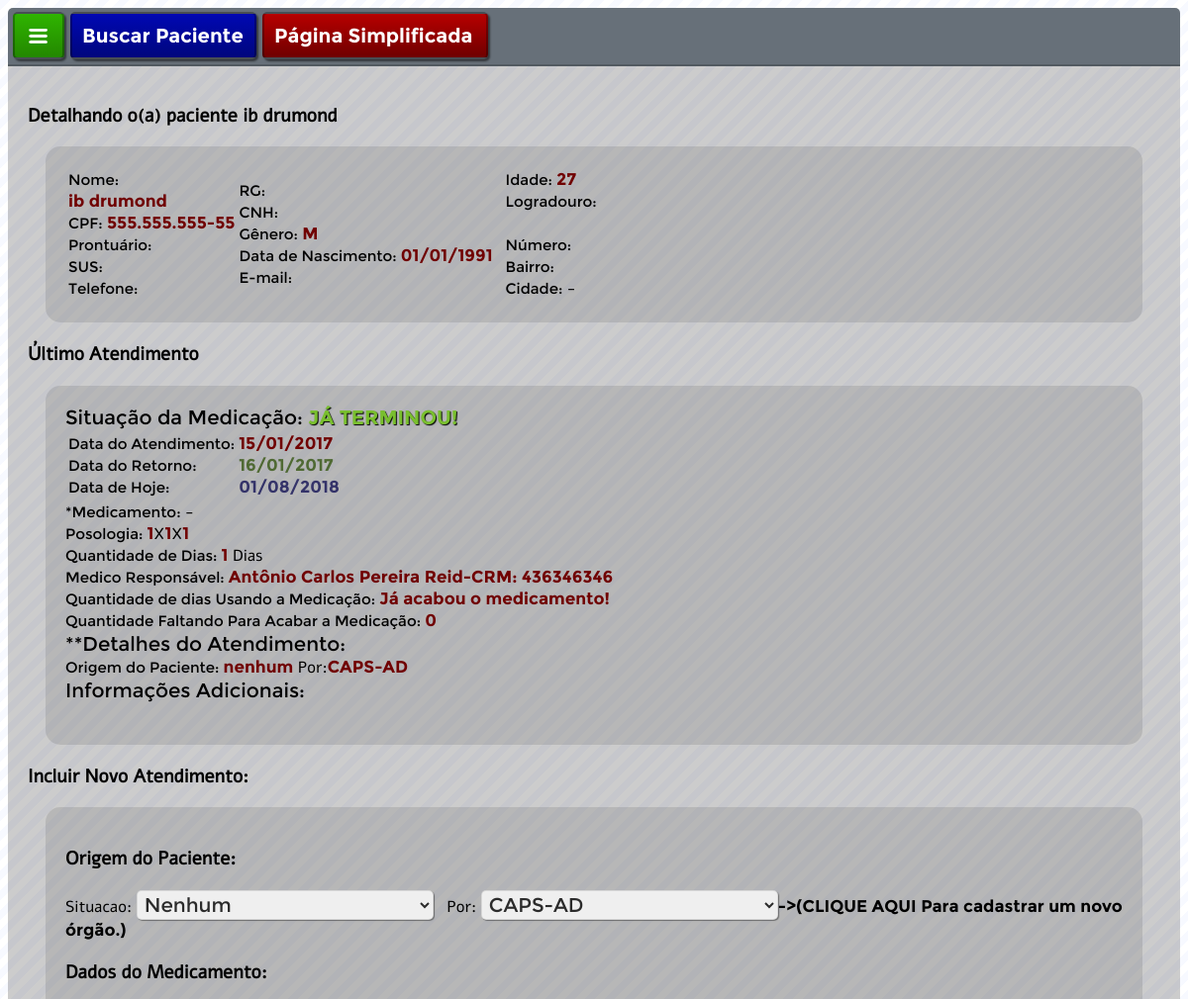
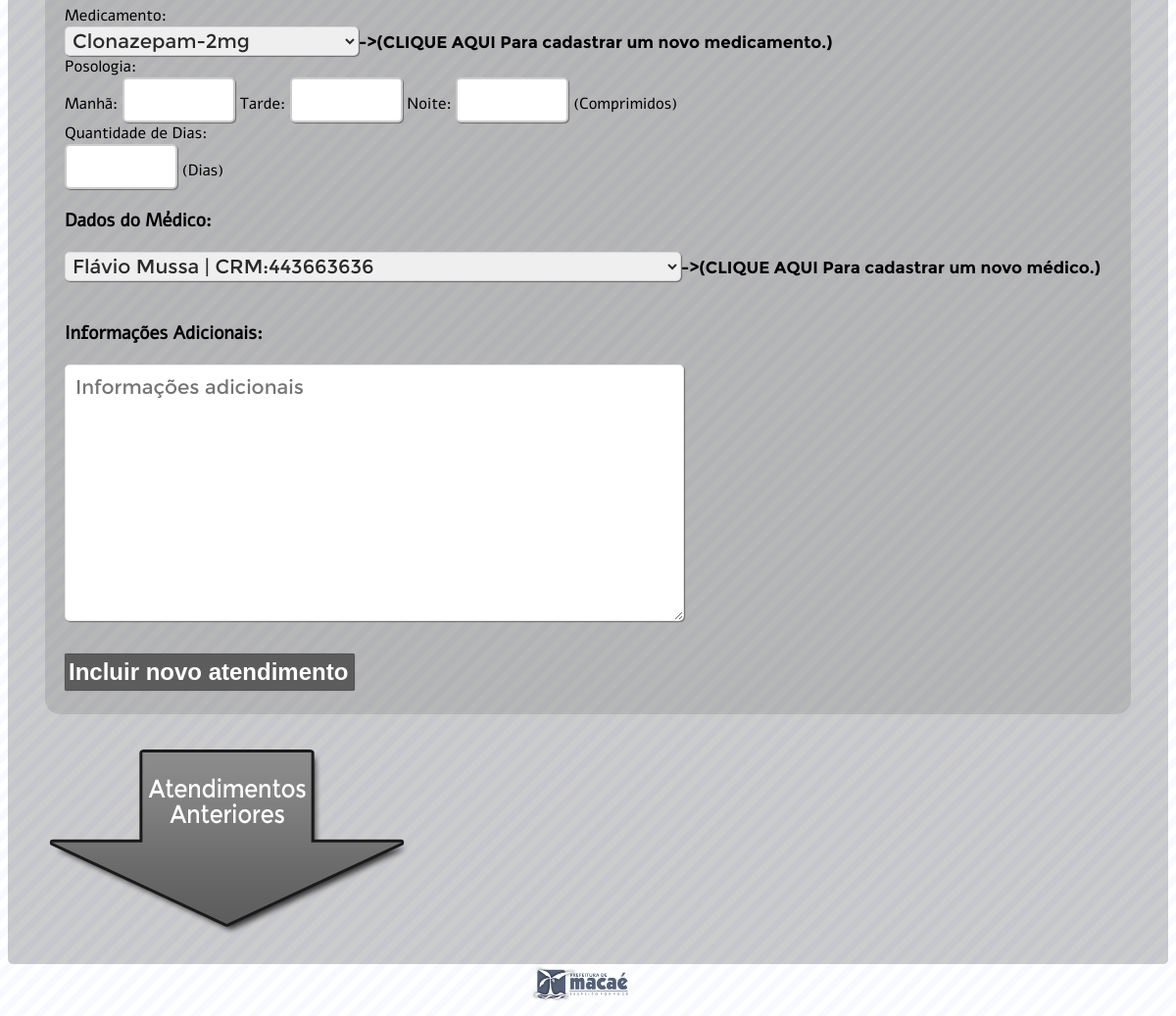
The page /detalhandoPaciente.php?id=17 on the database its author committed (2 pictures, top to bottom).
### tables this page shows
CREATE TABLE IF NOT EXISTS `pacientes` (
  `id` int(11) NOT NULL AUTO_INCREMENT,
  `nome` varchar(200) NOT NULL,
  `cpf` varchar(15) NOT NULL,
  `prontuario` varchar(10) DEFAULT NULL,
  `sus` varchar(18) DEFAULT NULL,
  `RG` varchar(30) DEFAULT NULL,
  `cnh` varchar(30) DEFAULT NULL,
  `data_nascimento` date DEFAULT NULL,
  `genero` enum('M','F') NOT NULL,
  `telefone` varchar(20) DEFAULT NULL,
  `email` varchar(50) DEFAULT NULL,
  `logradouro` varchar(300) DEFAULT NULL,
  `numero` varchar(10) DEFAULT NULL,
  `bairro` varchar(80) DEFAULT NULL,
  `cidade` varchar(100) DEFAULT NULL,
  `uf` varchar(2) DEFAULT NULL,
  PRIMARY KEY (`id`),
  UNIQUE KEY `cpf` (`cpf`),
  UNIQUE KEY `id` (`id`)
);

CREATE TABLE IF NOT EXISTS `consultas` (
  `id` int(11) NOT NULL AUTO_INCREMENT,
  `fkpaciente` int(11) NOT NULL,
  `data` date NOT NULL,
  `situacao` varchar(40) NOT NULL,
  `fkremetente` int(11) NOT NULL,
  `fkmedicamento` int(11) NOT NULL,
  `manha` int(2) NOT NULL,
  `tarde` int(2) NOT NULL,
  `noite` int(2) NOT NULL,
  `quantidadedeDias` int(3) NOT NULL,
  `fkmedico` int(11) NOT NULL,
  `informacoesAdicionais` varchar(5000) NOT NULL,
  PRIMARY KEY (`id`),
  UNIQUE KEY `id` (`id`)
);

CREATE TABLE IF NOT EXISTS `medicos` (
  `id` int(11) NOT NULL AUTO_INCREMENT,
  `nome` varchar(200) NOT NULL,
  `crm` int(20) DEFAULT NULL,
  PRIMARY KEY (`id`),
  UNIQUE KEY `id` (`id`)
);

CREATE TABLE IF NOT EXISTS `remetentes` (
  `id` int(11) NOT NULL AUTO_INCREMENT,
  `nome` varchar(100) NOT NULL,
  PRIMARY KEY (`id`),
  UNIQUE KEY `id` (`id`)
);

### detalhandoPaciente.php (the view, shortened to what the rows shown need)
<?php
include '_mysql/conexao.php';
?>
<!DOCTYPE html>
<html>
    <head>
        <link rel="stylesheet" href="_css/estilo.css"/>
    </head>
    <body>
        <article>
            <div id="corpo">
                <div id="corpo-interno">
                        <?php
                            $id_paciente=$_GET['id'];
                            $sql = mysqli_query($conexao, "Select * From pacientes where id='$id_paciente';")or die(mysqli_error($conexao));
                            $row = mysqli_num_rows($sql);
                            if($row>0) {
                                while ($exibe = mysqli_fetch_assoc($sql)) {
                                    $id_paciente = $exibe['id'];
                                    $data_atual = date('Y-m-d');
                                    $data1 = new DateTime($data_atual);
                                    $data2 = new DateTime($exibe['data_nascimento']);
                                    $idade = $data1->diff($data2);
                                    echo '<h3>Detalhando o(a) paciente '.$exibe['nome'].'</h3>';
                                    echo '<div id="caixa-generica">
                                              <table id="detalhe">
                                                    <tr>
                                                        <td>
                                                            <label id="cCampo">Nome: </label><br/><label id="cVariavel">'.$exibe['nome'].'&nbsp;&nbsp;</label><br/>
                                                            <label id="cCampo">CPF: </label><label id="cVariavel">'.$exibe['cpf'].'</label><br/>
                                                            <label id="cCampo">Prontuário: </label><label id="cVariavel">'.$exibe['prontuario'].'</label><br/>
                                                            <label id="cCampo">SUS: </label><label id="cVariavel">'.$exibe['sus'].'</label><br/>
                                                            <label id="cCampo">Telefone: </label><br/><label id="cVariavel">'.$exibe['telefone'].'</label>
                                                        </td>
                                                        <td>
                                                            <label id="cCampo">RG: </label><label id="cVariavel">'.$exibe['RG'].'</label><br/>
                                                            <label id="cCampo">CNH: </label><label id="cVariavel">'.$exibe['cnh'].'</label><br/>
                                                            <label id="cCampo">Gênero: </label><label id="cVariavel">'.$exibe['genero'].'</label><br/>
                                                            <label id="cCampo">Data de Nascimento: </label><label id="cVariavel">'.date('d/m/Y', strtotime($exibe['data_nascimento'])).'&nbsp;&nbsp;</label><br/>
                                                            <label id="cCampo">E-mail: </label><br/><label id="cVariavel">'.$exibe['email'].'</label>
                                                        </td>
                                                        <td>
                                                            <label id="cCampo">Idade: </label><label id="cVariavel">'.$idade->y.'</label><br/>
                                                            <label id="cCampo">Logradouro: </label><br/><label id="cVariavel">'.$exibe['logradouro'].' </label><br/>
                                                            <label id="cCampo">Número: </label><label id="cVariavel">'.$exibe['numero'].' </label><br/>
                                                            <label id="cCampo">Bairro: </label><label id="cVariavel">'.$exibe['bairro'].'</label><br/>
                                                            <label id="cCampo">Cidade: </label><label id="cVariavel">'.$exibe['cidade'].'</label>-<label id="cVariavel">'.$exibe['uf'].'</label>
                                                         </td>
                                                    </tr>
                                            </table>
                                        </div>';
                                }
                            }
                        ?>
                        <h3>Último Atendimento</h3>
                        <?php
                        $sql_consultas = mysqli_query($conexao, "Select * From consultas where `fkpaciente` ='$id_paciente' ORDER BY data DESC;")or die(mysqli_error($conexao));
                        $row_consultas = mysqli_num_rows($sql_consultas);
                        $exibe_consultas = mysqli_fetch_assoc($sql_consultas);
                        if($row_consultas>0){
                            $fkremetente=$exibe_consultas['fkremetente'];
                            $fkmedicamento=$exibe_consultas['fkmedicamento'];
                            $fkmedico=$exibe_consultas['fkmedico'];
                            $sql_remetente = mysqli_query($conexao, "Select * From remetentes where id ='$fkremetente';")or die(mysqli_error($conexao));
                            $exibe_remetente = mysqli_fetch_assoc($sql_remetente);
                            $sql_medicamento = mysqli_query($conexao, "Select * From medicamentos where id ='$fkmedicamento';")or die(mysqli_error($conexao));
                            $exibe_medicamento = mysqli_fetch_assoc($sql_medicamento);
                            $sql_medico = mysqli_query($conexao, "Select * From medicos where id ='$fkmedico';")or die(mysqli_error($conexao));
                            $exibe_medico = mysqli_fetch_assoc($sql_medico);
                            $dataAtendimento = $exibe_consultas['data'];
                            $vQuantidadedeDias=$exibe_consultas['quantidadedeDias'];
                            $dataRetorno = date('Y-m-d', strtotime($dataAtendimento. ' + '.$vQuantidadedeDias.' days'));
                            $data=date('d/m/Y', strtotime($dataAtendimento));
                            $data2=date('d/m/Y', strtotime($dataRetorno));
                            $data_atual= date('Y-m-d');
                            $data_atual2= date('d/m/Y', strtotime($data_atual));
                            $d1 = new DateTime($dataAtendimento);
                            $d2 = new DateTime('now');
                            $diascorridos = ($d2->diff($d1));
                            $diascorridos=$diascorridos->days;
                            $dias_faltando=$vQuantidadedeDias-$diascorridos;
                            if($dias_faltando<0){
                                $dias_faltando=0;
                            }
                            if($diascorridos>$vQuantidadedeDias){
                                $diascorridos="Já acabou o medicamento!";
                            }
                            echo '<div id="caixa-generica">';
                            if(strtotime($data_atual) < strtotime($dataRetorno)){
                                echo "<label id=\"cCampo\" style=\"font-size: 20px;\">Situação da Medicação: </label><label id=\"cVariavel\" style=\"font-size: 20px; color: #ff0000; text-shadow: 1px 1px 1px #000000;\"><b>AINDA NÃO TERMINOU!</b></label><br/>";
                            }
                            else{
                                echo "<label id=\"cCampo\" style=\"font-size: 20px;\">Situação da Medicação: </label><label id=\"cVariavel\" style=\"font-size: 20px; color: #79bf2e; text-shadow: 1px 1px 1px #000000;\"><b>JÁ TERMINOU!</b></label><br/>";
                            }
                            echo "<table>
                                    <tr>
                                        <td>
                                            <label id=\"cCampo\">Data do Atendimento: </label><br/>
                                            <label id=\"cCampo\">Data do Retorno: <br/>
                                            <label id=\"cCampo\">Data de Hoje: </label><br/>
                                        </td>
                                        <td>
                                            <label id=\"cVariavel\">$data</label><br/>
                                            </label><label id=\"cVariavel\" style=\"color: #4f6933;\">$data2</label><br/>
                                            <label id=\"cVariavel\"style=\"color: #343369;\">$data_atual2</label><br/>
                                        </td>
                                    </tr>
                                  </table>";
                            echo "<label id=\"cCampo\">*Medicamento: </label>";
                            echo '<label id="cVariavel">'.$exibe_medicamento['nome'].'</label>-<label id="cVariavel">'.$exibe_medicamento['dosagem'].' </label><br/>';
                            echo "<label id=\"cCampo\">Posologia: </label>";
                            echo '<label id="cVariavel">'.$exibe_consultas['manha'].'</label>X<label id="cVariavel">'.$exibe_consultas['tarde'].'</label>X<label id="cVariavel">'.$exibe_consultas['noite'].'</label><br/>';
                            echo "<label id=\"cCampo\">Quantidade de Dias: </label>";
                            echo '<label id="cVariavel">'.$exibe_consultas['quantidadedeDias'].' </label>Dias<br/>';
                            echo "<label id=\"cCampo\">Medico Responsável: </label>";
                            echo '<label id="cVariavel">'.$exibe_medico['nome'].'</label><label id="cVariavel">-CRM: '.$exibe_medico['crm'].'</label><br/>';
                            echo"<label id=\"cCampo\">Quantidade de dias Usando a Medicação: </label><label id=\"cVariavel\">$diascorridos</label><br/>
                                  <label id=\"cCampo\">Quantidade Faltando Para Acabar a Medicação: </label><label id=\"cVariavel\">$dias_faltando</label><br/>
                                  <label id=\"cCampo\" style=\"font-size: 20px;\">**Detalhes do Atendimento: </label><br/>
                                  <label id=\"cCampo\">Origem do Paciente: </label>";
                            echo '<label id="cVariavel">'.$exibe_consultas['situacao'].' </label>Por:<label id="cVariavel">'.$exibe_remetente['nome'].' </label><br/>';
                            echo"<label id=\"cCampo\" style=\"font-size: 20px;\">Informações Adicionais: </label><br/>";
                            echo '<label id="cVariavel">'.$exibe_consultas['informacoesAdicionais'].' </label><br/>';
                            echo "</div>";
                        }
                        else{
                            echo '<div id="caixa-generica">
                                        Esse Paciente ainda não fez nenhuma consulta!<br/>
                                        Preencha a primeira consulta logo abaixo.<br/>
                                    </div>';
                        }
                        ?>
                    <h3>Incluir Novo Atendimento:</h3>
                    <div id="caixa-generica">
                        <form id="cNoaConsulta" name="nNovaConsulta" method="get" action="cadastrandoNovaConsulta.php">
                            <label id="cVariavel"><a href="pgCadastroRemetente.php">->(CLIQUE AQUI Para cadastrar um novo órgão.)</a></label><br/>
                            <label for="cMedicamento">Medicamento:</label><br/>
                            <label id="cVariavel"><a href="pgCadastroMedicamento.php">->(CLIQUE AQUI Para cadastrar um novo medicamento.)</a></label><br/>
                            <label for="cPossologia">Posologia:</label><br/>
                            <br/>
                            <label for="cQuantidadeDias">Quantidade de Dias:</label><br/>
                            <input class="cCampoPequeno" type="number" id="cQuantidadeDias" name="tQuantidadedeDias"> (Dias)<br/>
                            <label id="cVariavel"><a href="pgCadastroMedico.php">->(CLIQUE AQUI Para cadastrar um novo médico.)</a></label><br/><br/>
                            <textarea class="cCampoFormulario" type="text" id="cInformacoesAdicionais" name="tInformacoesAdicionais" placeholder="Informações adicionais" maxlength="1000" rows="10" cols="81"></textarea><br/><br/>
                            <input class="Botao" id="cBotaoGravar" type="submit" name="gravar" value="Incluir novo atendimento"><br>
                        </form>
                    </div>
                    <img src="_imagens/seta-anteriores.png">
                </div>
            </div>
        </article>
    </body>
</html>

### rows shown on the page
pacientes: nome "ib drumond", cpf "555.555.555-55", genero "M", data_nascimento "01/01/1991", data_nascimento "27"
consultas: data "15/01/2017", data2 "16/01/2017", manha "1", tarde "1", noite "1", quantidadedeDias "1", diascorridos "Já acabou o medicamento!", dias_faltando "0", situacao "nenhum"
medicos: nome "Antônio Carlos Pereira Reid", crm "436346346"
remetentes: nome "CAPS-AD"

### other values the page prints
form field tRemetente "CAPS-AD"
form field tMedicamento "Clonazepam-2mg"
form field tMedico "Flávio Mussa | CRM:443663636"
